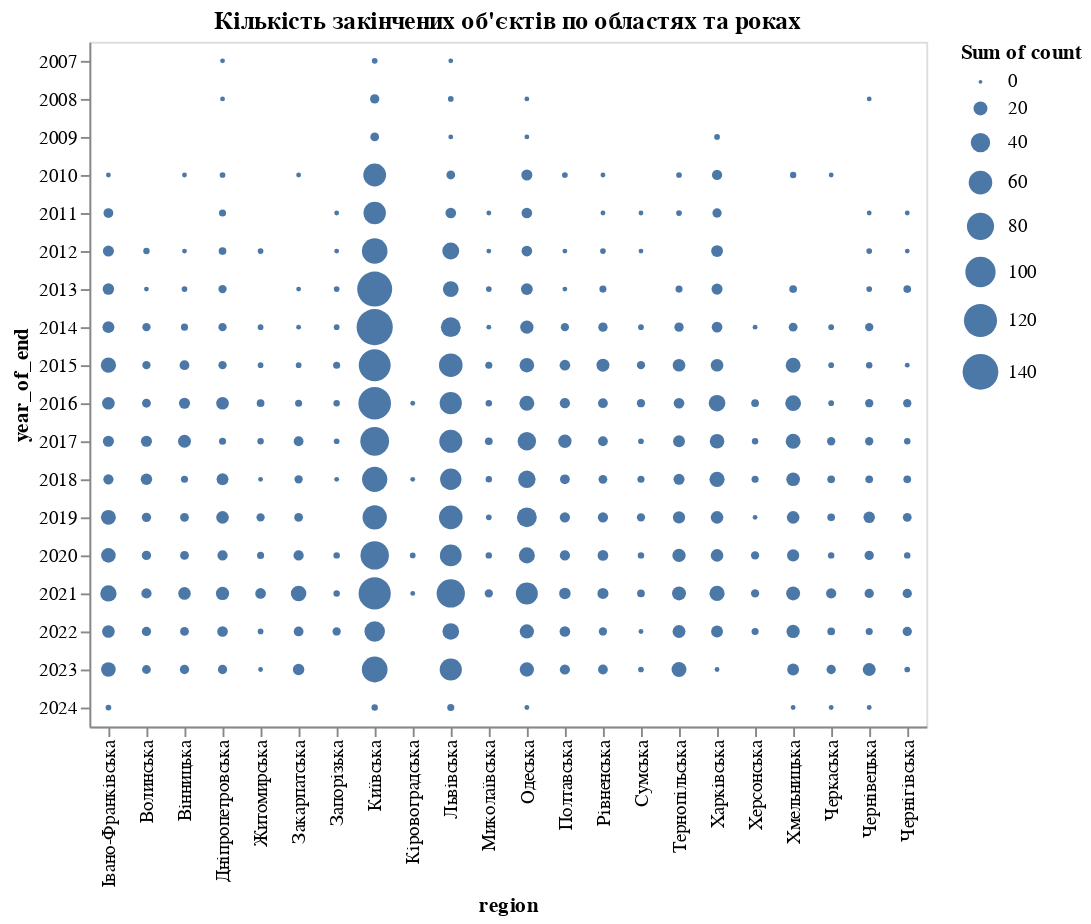

Notebook code cell kept with this figure:
### Code cell
alt.Chart(grouped_year_of_built_filtered).mark_circle().encode(
    x='region:O',
    y='year_of_end:O',
    size='sum(count):Q',
    tooltip=['year_of_end:O','count:Q'],
).properties(
        title="Кількість закінчених об'єктів по областях та роках"
    )

### Figure 1 — Vega-Lite specification as saved in the notebook (floating-point values rounded to 4 significant figures; data arrays with more than 128 entries replaced by an {"elided": "..."} marker saying what was removed)
{"config": {"view": {"continuousWidth": 300, "continuousHeight": 300}}, "data": {"name": "data-dba81ec403534008253b66926ce7eb1d"}, "mark": {"type": "circle"}, "encoding": {"size": {"aggregate": "sum", "field": "count", "type": "quantitative"}, "tooltip": [{"field": "year_of_end", "type": "ordinal"}, {"field": "count", "type": "quantitative"}], "x": {"field": "region", "type": "ordinal"}, "y": {"field": "year_of_end", "type": "ordinal"}}, "title": "Кількість закінчених об'єктів по областях та роках", "$schema": "https://vega.github.io/schema/vega-lite/v5.8.0.json", "datasets": {"data-dba81ec403534008253b66926ce7eb1d": {"elided": "285 records"}}}
